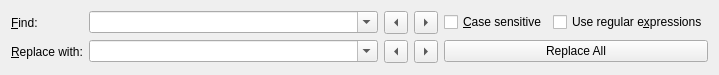
<?xml version="1.0" encoding="UTF-8"?>
<ui version="4.0">
 <class>SearchDialog</class>
 <widget class="QWidget" name="SearchDialog">
  <property name="geometry">
   <rect>
    <x>0</x>
    <y>0</y>
    <width>719</width>
    <height>75</height>
   </rect>
  </property>
  <property name="sizePolicy">
   <sizepolicy hsizetype="Preferred" vsizetype="Preferred">
    <horstretch>0</horstretch>
    <verstretch>0</verstretch>
   </sizepolicy>
  </property>
  <property name="minimumSize">
   <size>
    <width>0</width>
    <height>75</height>
   </size>
  </property>
  <property name="maximumSize">
   <size>
    <width>16777215</width>
    <height>75</height>
   </size>
  </property>
  <property name="windowTitle">
   <string/>
  </property>
  <property name="locale">
   <locale language="English" country="UnitedStates"/>
  </property>
  <layout class="QGridLayout" name="gridLayout_2">
   <item row="0" column="0">
    <layout class="QGridLayout" name="gridLayout" columnstretch="0,0,0">
     <item row="1" column="0">
      <widget class="QLabel" name="label_2">
       <property name="sizePolicy">
        <sizepolicy hsizetype="Fixed" vsizetype="Preferred">
         <horstretch>0</horstretch>
         <verstretch>0</verstretch>
        </sizepolicy>
       </property>
       <property name="text">
        <string>&amp;Replace with:</string>
       </property>
       <property name="buddy">
        <cstring>replaceCombo</cstring>
       </property>
      </widget>
     </item>
     <item row="1" column="1">
      <widget class="QComboBox" name="replaceCombo">
       <property name="sizePolicy">
        <sizepolicy hsizetype="Expanding" vsizetype="Fixed">
         <horstretch>0</horstretch>
         <verstretch>0</verstretch>
        </sizepolicy>
       </property>
       <property name="minimumSize">
        <size>
         <width>200</width>
         <height>0</height>
        </size>
       </property>
       <property name="editable">
        <bool>true</bool>
       </property>
       <property name="maxCount">
        <number>100</number>
       </property>
       <property name="insertPolicy">
        <enum>QComboBox::InsertAtTop</enum>
       </property>
      </widget>
     </item>
     <item row="0" column="0">
      <widget class="QLabel" name="label_1">
       <property name="sizePolicy">
        <sizepolicy hsizetype="Fixed" vsizetype="Preferred">
         <horstretch>0</horstretch>
         <verstretch>0</verstretch>
        </sizepolicy>
       </property>
       <property name="text">
        <string>&amp;Find:</string>
       </property>
       <property name="buddy">
        <cstring>findCombo</cstring>
       </property>
      </widget>
     </item>
     <item row="0" column="1">
      <widget class="QComboBox" name="findCombo">
       <property name="sizePolicy">
        <sizepolicy hsizetype="Expanding" vsizetype="Fixed">
         <horstretch>0</horstretch>
         <verstretch>0</verstretch>
        </sizepolicy>
       </property>
       <property name="minimumSize">
        <size>
         <width>200</width>
         <height>0</height>
        </size>
       </property>
       <property name="editable">
        <bool>true</bool>
       </property>
       <property name="maxCount">
        <number>100</number>
       </property>
       <property name="insertPolicy">
        <enum>QComboBox::InsertAtTop</enum>
       </property>
      </widget>
     </item>
     <item row="1" column="2">
      <layout class="QHBoxLayout" name="horizontalLayout_1">
       <item>
        <widget class="QToolButton" name="replacePreviousButton">
         <property name="text">
          <string>...</string>
         </property>
         <property name="arrowType">
          <enum>Qt::LeftArrow</enum>
         </property>
        </widget>
       </item>
       <item>
        <widget class="QToolButton" name="replaceNextButton">
         <property name="text">
          <string>...</string>
         </property>
         <property name="arrowType">
          <enum>Qt::RightArrow</enum>
         </property>
        </widget>
       </item>
       <item>
        <widget class="QPushButton" name="replaceAllButton">
         <property name="text">
          <string>Replace All</string>
         </property>
        </widget>
       </item>
      </layout>
     </item>
     <item row="0" column="2">
      <layout class="QHBoxLayout" name="horizontalLayout_2">
       <item>
        <widget class="QToolButton" name="findPreviousButton">
         <property name="text">
          <string>...</string>
         </property>
         <property name="arrowType">
          <enum>Qt::LeftArrow</enum>
         </property>
        </widget>
       </item>
       <item>
        <widget class="QToolButton" name="findNextButton">
         <property name="text">
          <string>...</string>
         </property>
         <property name="arrowType">
          <enum>Qt::RightArrow</enum>
         </property>
        </widget>
       </item>
       <item>
        <widget class="QCheckBox" name="matchCaseCheck">
         <property name="text">
          <string>&amp;Case sensitive</string>
         </property>
         <property name="autoExclusive">
          <bool>false</bool>
         </property>
        </widget>
       </item>
       <item>
        <widget class="QCheckBox" name="regExpCheck">
         <property name="text">
          <string>Use regular e&amp;xpressions</string>
         </property>
         <property name="autoExclusive">
          <bool>false</bool>
         </property>
        </widget>
       </item>
      </layout>
     </item>
    </layout>
   </item>
  </layout>
 </widget>
 <layoutdefault spacing="6" margin="11"/>
 <tabstops>
  <tabstop>findCombo</tabstop>
  <tabstop>findNextButton</tabstop>
  <tabstop>findPreviousButton</tabstop>
  <tabstop>replaceCombo</tabstop>
  <tabstop>replaceNextButton</tabstop>
  <tabstop>replacePreviousButton</tabstop>
  <tabstop>replaceAllButton</tabstop>
  <tabstop>matchCaseCheck</tabstop>
  <tabstop>regExpCheck</tabstop>
 </tabstops>
 <resources/>
 <connections/>
</ui>
